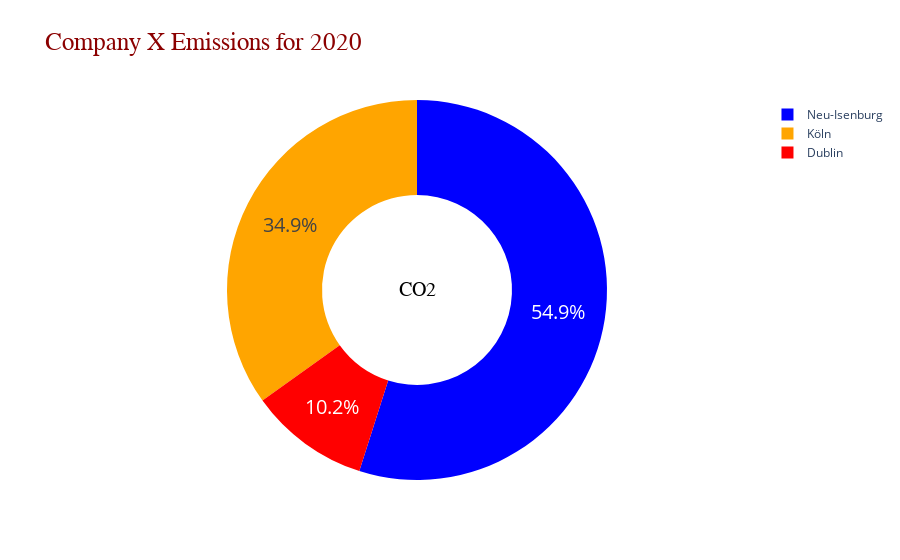

Source (notebook cell):
### Markdown cell above
# Make title bigger and change font.

### Code cell
fig4.update_layout(title_font = dict(size=25,family='Verdana', color='darkred'))
fig4.show()

### Figure 1 — Plotly figure (JSON) as saved in the notebook; plotly's stock layout.template omitted (floating-point values rounded to 4 significant figures)
{"data": [{"customdata": [["Dublin"], ["Dublin"], ["Dublin"], ["Dublin"], ["Dublin"], ["Dublin"], ["Dublin"], ["Dublin"], ["Dublin"], ["Neu-Isenburg"], ["Neu-Isenburg"], ["Neu-Isenburg"], ["Köln"], ["Köln"], ["Köln"], ["Köln"], ["Köln"], ["Köln"], ["Neu-Isenburg"], ["Neu-Isenburg"], ["Neu-Isenburg"]], "domain": {"x": [0, 1], "y": [0, 1]}, "hole": 0.5, "hoverinfo": "label+percent", "hovertemplate": "label=%{label}<br>value=%{value}<br>color=%{customdata[0]}<extra></extra>", "labels": ["Dublin", "Dublin", "Dublin", "Dublin", "Dublin", "Dublin", "Dublin", "Dublin", "Dublin", "Neu-Isenburg", "Neu-Isenburg", "Neu-Isenburg", "Köln", "Köln", "Köln", "Köln", "Köln", "Köln", "Neu-Isenburg", "Neu-Isenburg", "Neu-Isenburg"], "legendgroup": "", "marker": {"colors": ["red", "red", "red", "red", "red", "red", "red", "red", "red", "blue", "blue", "blue", "orange", "orange", "orange", "orange", "orange", "orange", "blue", "blue", "blue"]}, "name": "", "showlegend": true, "textfont": {"size": 20}, "textinfo": "percent", "title": {"font": {"color": "darkred", "family": "Verdana", "size": 35}}, "type": "pie", "values": [2211.0, 626.2, 219.2, 1800, 11358, 180, 1800, 11358, 180, 1000, 19358, 1180, 21800, 1358, 1180, 1519.0, 447.8, 75330.0, 1139.0, 335.8, 137000.0]}], "layout": {"annotations": [{"font": {"color": "black", "family": "Verdana", "size": 20}, "showarrow": false, "text": "CO2", "x": 0.5, "y": 0.5}], "legend": {"tracegroupgap": 0}, "title": {"font": {"color": "darkred", "family": "Verdana", "size": 25}, "text": "Company X Emissions for 2020"}}}
